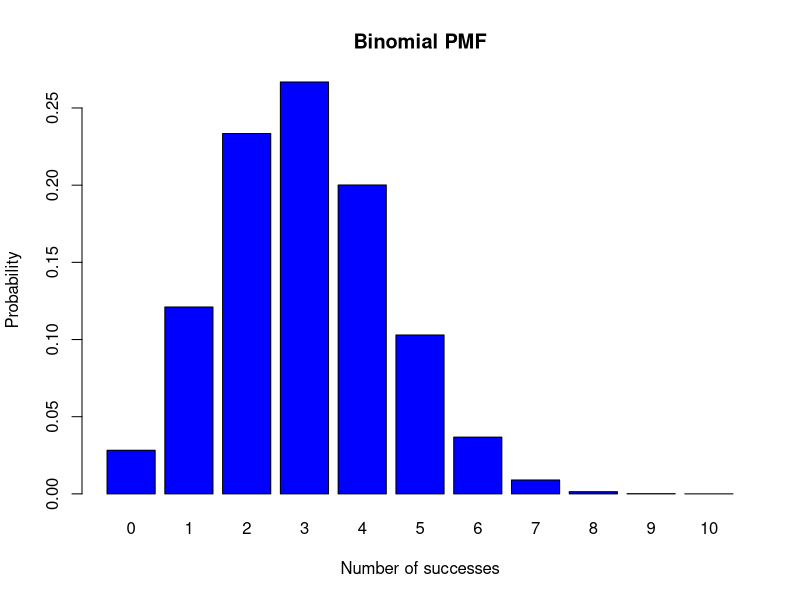

The R source for this figure: (Note: this script raises an error after producing the figure.)
n <- 10
p <- 0.3
x <- 0:n
pmf <- dbinom(x, size =n, prob =p)
barplot(pmf, names.arg = x, xlab = "Number of successes", ylab = "Probability", main = "Binomial PMF", col = "blue")
n <- 10
p <- 0.5
x <- 0:n
cdf <- pbinom(x, size=n, prob = p)
plot(x, cdf , type = "s", xlab = "Number of sucesses", ylab = "Cumulative Probability", "Binomial CDF", col = "blue")
num_rolls <- 64
sum_of_sevens <- sum(replicate(num_rolls, {
  die1 <- sample(1:6, 1, replace = TRUE)
  die2 <- sample(1:6, 1, replace = TRUE)
  if (die1 + die2 == 7) 1 else 0
}))
cat("Number of times the sum of 7 appered:", sum_of_sevens)
n <- 100
p <- 0.5
num_samples <- 10
random_numbers <- rbinom(num_samples, size = n, prob = p)
print(random_numbers)
lambda <- 3
x <- 0:10
pmf <- dpois(x, lambda)
barplot(pmf, names.arg = x, xlab = "Number of Events", ylab = "Probability PMF", col = "blue")
lambda <- 3
x <- 0:10
cdf <- ppois(x, lambda)
plot(x, cdf, type = "s", xlab = "Number of Events", ylab = "Cumulative Probability", main = "Poisson CDF", col = "blue")
lambda <- 3
num_samples <- 100
random_samples <- rpois(num_samples, lambda)
print(random_samples)
lambda <- 3
target_value <- 2
num_trials <- 1000
occurence_count <- 0
for (i in 1:num_trials) {
  random_sample <- rpois(1,lambda)
  if (random_sample == target_value) {
    occurence_count <- occurence_count + 1
  }
}
cat("Number of times", target_value, "appeared:", occurence_count, "\n")
n_binom <- 10
p_binom <- 0.3
lambda_poisson <- 3
x <- 0:15
pmf_binom <- dbinom(x, size = n_binom, prob = p_binom)
pmf_poisson <- dpois(x, lambda_poisson)
barplot(cbind(pmf_binom, pmf_poisson), beside = TRUE,
        names.arg = c(paste("Binomial (n=", n_binom, ", p=", p_binom, ")"),
                      paste("Poisson (lambda=", lambda_poisson, ")")),
        xlab = "Number of Events", ylab = "Probability",
        main = "Binomial vs. Poisson PMF", col = c("blue", "red"),
        legend.text = c("Binomial", "Poisson"))
legend("topright", legend = c("Binomial", "Poisson"), fill = c("blue", "red"))